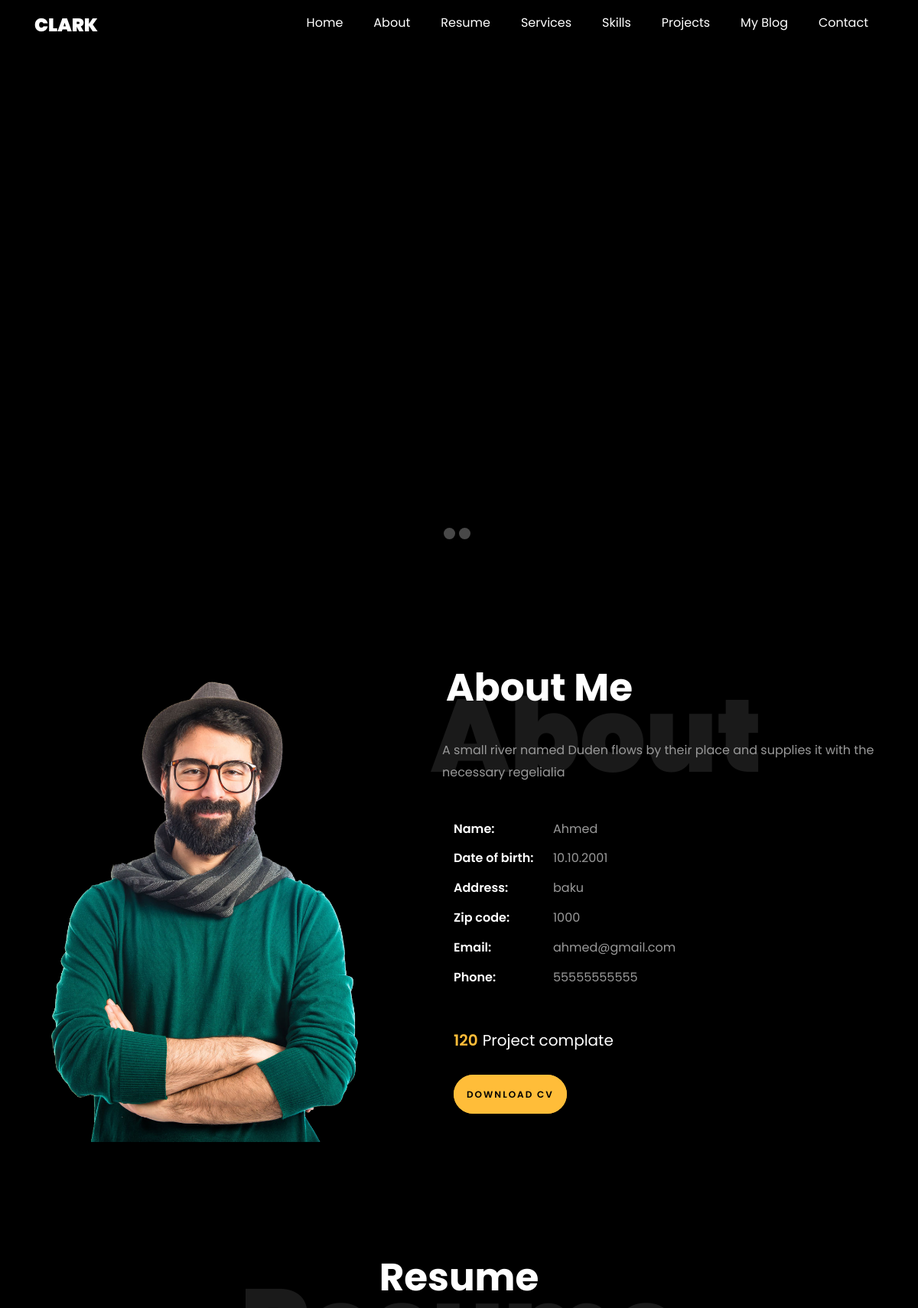
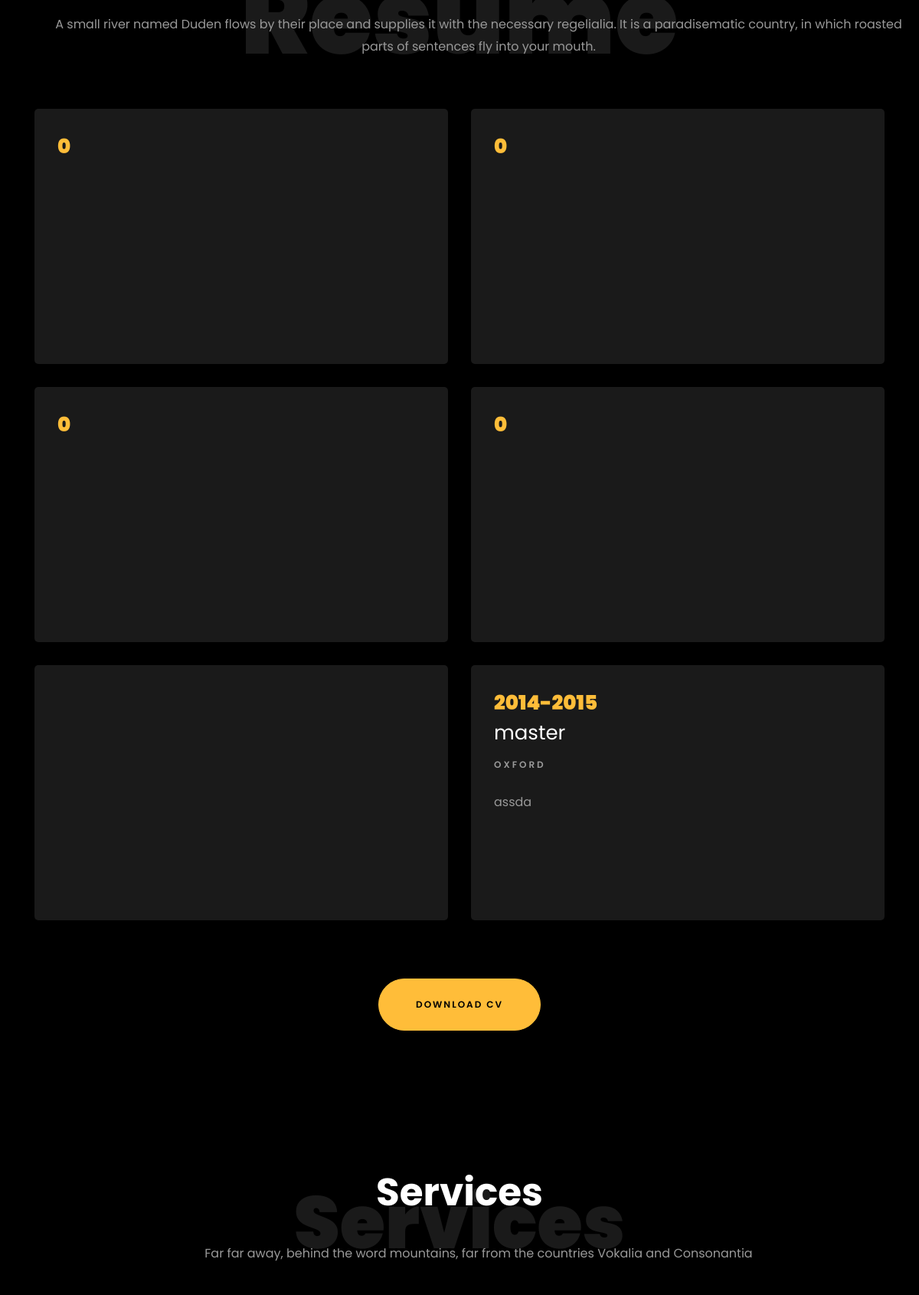
The page / (upper part) on the database its author committed (2 pictures, top to bottom).
### PortfolioProject/models.py (models this page shows, shortened)
class About(db.Model):
    __tablename__= 'about'
    id = db.Column(db.Integer, primary_key=True)
    name = db.Column(db.String(100), nullable=False)
    brth_day = db.Column(db.Integer, nullable=False)
    adress = db.Column(db.String(100), nullable=False)
    zip_code = db.Column(db.Integer, nullable=False)
    email = db.Column(db.String(100), nullable=False)
    phone = db.Column(db.Integer, nullable=False)

class Resume(db.Model):
    __tablename__ = 'resume'
    id = db.Column(db.Integer, primary_key=True)
    date = db.Column(db.Integer, nullable=False)
    degree = db.Column(db.String(100), nullable=False)
    company_name = db.Column(db.String(100), nullable=False)
    description = db.Column(db.Text, nullable=False)

### PortfolioProject/controlers.py (the view)
@app.route('/', methods=["GET", "POST"])
def main_page():
    blogs = Blog.query.all()[-3:]
    about = About.query.filter_by().first()
    resume = Resume.query.all()[-6:]
    home = Home.query.all()
    form = MessagesForm()
    if form.validate_on_submit():
        messages = Messages(user_name=form.name.data, email=form.email.data, content=form.content.data, subject=form.subject.data)
        db.session.add(messages)
        db.session.commit()
        return redirect(url_for('main_page',messages=messages))
    return render_template('index.html/',  blogs=blogs,about=about, resume=resume,  home=home, form=form)

### PortfolioProject/templates/index.html (shortened to what this page needs)
<!DOCTYPE html>
<html lang="en">
<head>
    <link rel="stylesheet" href="https://cdnjs.cloudflare.com/ajax/libs/font-awesome/5.15.3/css/all.min.css" />
    <link rel="stylesheet" href="{{url_for('static', filename = 'css/style.css')}}">
</head>
<body>
    <header>
        <div class="head">
            <div class="header">
                <div class="header-nav">
                    <div class="header-logo">
                        <a href="#index.html">Clark</a>
                    </div>
                    <div class="header-list">
                        <ul>
                            <a href="">
                                <li>Home</li>
                        </a>
                        <a href="#about"  class="smooth">
                            <li class="smooth">About</li>
                        </a>
                        <a href="#resume"  class="smooth">
                            <li class="smooth">Resume</li>
                        </a>
                        <a href="#services"  class="smooth">
                            <li class="smooth">Services</li>
                        </a>
                        <a href="#skills"  class="smooth">
                            <li class="smooth">Skills</li>
                        </a>
                        <a href="#projects"  class="smooth">
                            <li class="smooth">Projects</li>
                        </a>
                        <a href="#blog"  class="smooth">
                            <li class="smooth">My Blog</li>
                        </a>
                        <a href="#contact"  class="smooth">
                            <li class="smooth">Contact</li>
                        </a>
                    </ul>
                    </div>
                </div>
            </div>
    </header>
    <main>
        <div class="sliderShowContainer">
            <div class="slider">
                <div class="main-hello">
                </div>
            </div>
            <p class="buttons">
                <span class="dot1"></span>
                <span class="dot2"></span>
            </p>
        </div>
        <div class="about" id="about">
            <div class="about-img ">
                <img src="{{url_for('static', filename='img/about.png')}}" alt="">
            </div>
            <div class="about-me _anim">
                <div class="about-me-list">
                    <h1>About</h1>
                    <h2>About Me</h2>
                    <p>
                        A small river named Duden flows by their place and supplies it with the necessary regelialia
                        <p>
                            <ul>
                                <li><span class="first">Name:</span>
                                    <span class="second">{{about.name}}</span></li>
                                <li><span class="first">Date of birth:</span>
                                    <span class="second">{{about.brth_day}}</span></li>
                                <li><span class="first">Address:</span>
                                    <span class="second">{{about.adress}}</span></li>
                                <li><span class="first">Zip code:</span>
                                    <span class="second">
                                        {{about.zip_code}}</span></li>
                                <li><span class="first">Email:</span>
                                    <span class="second">{{about.email}}</span></li>
                                <li><span class="first">Phone:</span>
                                    <span class="second">
                                    {{about.phone}}</span></li>
                            </ul>
                </div>
                <div class="projectAndDownload">
                    <div class="text">
                        <span class="number">120 </span>
                        <span>Project complate</span>
                    </div>
                    <a href=""> Download CV</a>
                </div>
            </div>
        </div>
        <div class="resume" id="resume">
            <div class="resume-content">
                <div class="resume-content-text">
                    <h1>Resume</h1>
                    <h2>Resume</h2>
                    <p>
                        A small river named Duden flows by their place and supplies it with the necessary regelialia. It is a paradisematic country, in which roasted parts of sentences fly into your mouth.
                </div>
                <div class="resume-content-div">
                    {% for resume in resume %}
                    <div class="resume-content-left">
                        <div class="left1">
                            <span class="date">{{resume.date}}</span>
                            <h2>{{resume.degree}}</h2>
                            <span class="company">{{resume.company_name}}</span>
                            <p>{{resume.description}}</p>
                        </div>
                    </div>
                    {% endfor %}
                </div>
                <div class="resume-content-button">
                    <a href="">Download CV</a></p>
                </div>
            </div>
        </div>
        <div class="services" id="services">
            <div class="services-content">
                <div class="services-content-text">
                    <h1>Services</h1>
                    <h2>Services</h2>
                    <p>
                        Far far away, behind the word mountains, far from the countries Vokalia and Consonantia
                </div>
            </div>
        </div>
    </main>
</body>
</html>

### rows shown on the page
About: name "Ahmed", brth_day "10.10.2001", adress "baku", zip_code "1000", email "ahmed@gmail.com", phone "55555555555"
Resume: date "0"
Resume: date "0"
Resume: date "0"
Resume: date "0"
Resume: date "2014-2015", degree "master", company_name "OXFORD", description "assda"
